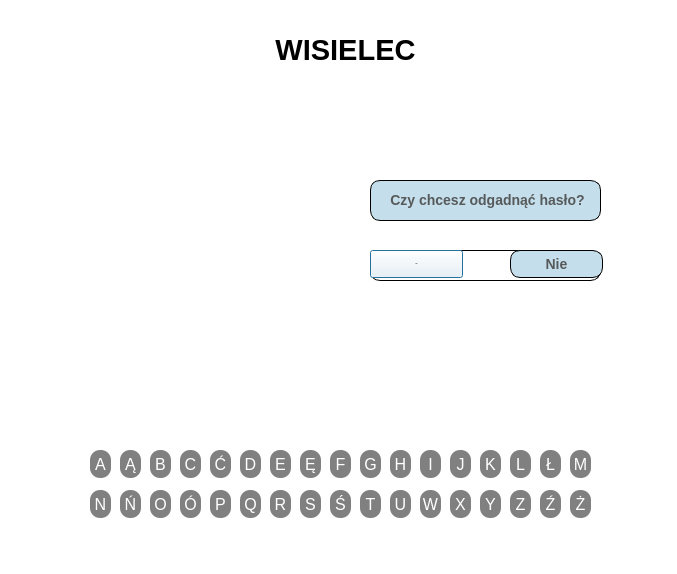
<?xml version="1.0" encoding="UTF-8"?>
<ui version="4.0">
 <class>Dialog</class>
 <widget class="QDialog" name="Dialog">
  <property name="geometry">
   <rect>
    <x>0</x>
    <y>0</y>
    <width>677</width>
    <height>574</height>
   </rect>
  </property>
  <property name="windowTitle">
   <string>Dialog</string>
  </property>
  <property name="styleSheet">
   <string notr="true">background-color: white</string>
  </property>
  <widget class="QLabel" name="question_label">
   <property name="geometry">
    <rect>
     <x>370</x>
     <y>180</y>
     <width>231</width>
     <height>41</height>
    </rect>
   </property>
   <property name="font">
    <font>
     <pointsize>-1</pointsize>
     <weight>75</weight>
     <bold>true</bold>
    </font>
   </property>
   <property name="styleSheet">
    <string notr="true">QLabel {
    color: #565A5B;
    border: 1px solid black;
	font-size: 14px;
    border-radius: 10px;
    background-color: #C5DEEB;
    padding: 3px;
    }

QPushButton:hover {
    background: qradialgradient(
        cx: 0.3, cy: -0.4, fx: 0.3, fy: -0.4,
        radius: 1.35, stop: 0 #fff, stop: 1 #A5E2FF
        );
    }

QPushButton:pressed {
    color: #0B5AE1;
    border-style: inset;
    background: qradialgradient(
        cx: 0.4, cy: -0.1, fx: 0.4, fy: -0.1,
        radius: 1.35, stop: 0 #fff, stop: 1 #D7B5F9
        );
    }</string>
   </property>
   <property name="text">
    <string>&lt;html&gt;&lt;head/&gt;&lt;body&gt;&lt;p align=&quot;center&quot;&gt;Czy chcesz odgadnąć hasło?&lt;/p&gt;&lt;/body&gt;&lt;/html&gt;</string>
   </property>
   <property name="scaledContents">
    <bool>false</bool>
   </property>
   <property name="wordWrap">
    <bool>false</bool>
   </property>
  </widget>
  <widget class="QPushButton" name="yes_pushButton">
   <property name="geometry">
    <rect>
     <x>370</x>
     <y>250</y>
     <width>93</width>
     <height>28</height>
    </rect>
   </property>
   <property name="font">
    <font>
     <pointsize>-1</pointsize>
     <weight>75</weight>
     <bold>true</bold>
    </font>
   </property>
   <property name="styleSheet">
    <string notr="true">QPushButton {
    color: #565A5B;
    border: 1px solid black;
	font-size: 14px;
    border-radius: 10px;
    background-color: #C5DEEB;
    padding: 3px;
    }

QPushButton:hover {
    background: qradialgradient(
        cx: 0.3, cy: -0.4, fx: 0.3, fy: -0.4,
        radius: 1.35, stop: 0 #fff, stop: 1 #A5E2FF
        );
    }

QPushButton:pressed {
    color: #0B5AE1;
    border-style: inset;
    background: qradialgradient(
        cx: 0.4, cy: -0.1, fx: 0.4, fy: -0.1,
        radius: 1.35, stop: 0 #fff, stop: 1 #D7B5F9
        );
    }background-color:silver;</string>
   </property>
   <property name="text">
    <string>Tak</string>
   </property>
  </widget>
  <widget class="QPushButton" name="no_pushButton">
   <property name="geometry">
    <rect>
     <x>510</x>
     <y>250</y>
     <width>93</width>
     <height>28</height>
    </rect>
   </property>
   <property name="font">
    <font>
     <pointsize>-1</pointsize>
     <weight>75</weight>
     <bold>true</bold>
    </font>
   </property>
   <property name="styleSheet">
    <string notr="true">QPushButton {
    color: #565A5B;
    border: 1px solid black;
	font-size: 14px;
    border-radius: 10px;
    background-color: #C5DEEB;
    padding: 3px;
    }

QPushButton:hover {
    background: qradialgradient(
        cx: 0.3, cy: -0.4, fx: 0.3, fy: -0.4,
        radius: 1.35, stop: 0 #fff, stop: 1 #A5E2FF
        );
    }

QPushButton:pressed {
    color: #0B5AE1;
    border-style: inset;
    background: qradialgradient(
        cx: 0.4, cy: -0.1, fx: 0.4, fy: -0.1,
        radius: 1.35, stop: 0 #fff, stop: 1 #D7B5F9
        );
    }</string>
   </property>
   <property name="text">
    <string>Nie</string>
   </property>
  </widget>
  <widget class="QLabel" name="wisielec_label">
   <property name="geometry">
    <rect>
     <x>70</x>
     <y>20</y>
     <width>551</width>
     <height>61</height>
    </rect>
   </property>
   <property name="font">
    <font>
     <pointsize>22</pointsize>
     <weight>75</weight>
     <bold>true</bold>
    </font>
   </property>
   <property name="layoutDirection">
    <enum>Qt::LeftToRight</enum>
   </property>
   <property name="styleSheet">
    <string notr="true">background-color:transparent;</string>
   </property>
   <property name="text">
    <string>&lt;html&gt;&lt;head/&gt;&lt;body&gt;&lt;p align=&quot;center&quot;&gt;&lt;span style=&quot; color:#000000;&quot;&gt;WISIELEC&lt;/span&gt;&lt;/p&gt;&lt;/body&gt;&lt;/html&gt;</string>
   </property>
  </widget>
  <widget class="QPushButton" name="a_pushButton">
   <property name="geometry">
    <rect>
     <x>90</x>
     <y>450</y>
     <width>21</width>
     <height>28</height>
    </rect>
   </property>
   <property name="styleSheet">
    <string notr="true">QPushButton {
                     border-radius: 10px;
                     background-color: grey;
                     color: white;
                     font-size: 16px;
                     }

QPushButton:hover {
                    background-color: #C0C0C0;
					color: yellow
                     }
QPushButton:pressed {
                     background-color: #A9A9A9;
                     }</string>
   </property>
   <property name="text">
    <string>A</string>
   </property>
  </widget>
  <widget class="QPushButton" name="aa_pushButton">
   <property name="geometry">
    <rect>
     <x>120</x>
     <y>450</y>
     <width>21</width>
     <height>28</height>
    </rect>
   </property>
   <property name="styleSheet">
    <string notr="true">QPushButton {
                     border-radius: 10px;
                     background-color: grey;
                     color: white;
                     font-size: 16px;
                     }

QPushButton:hover {
                    background-color: #C0C0C0;
					color: yellow
                     }
QPushButton:pressed {
                     background-color: #A9A9A9;
                     }</string>
   </property>
   <property name="text">
    <string>Ą</string>
   </property>
  </widget>
  <widget class="QPushButton" name="b_pushButton">
   <property name="geometry">
    <rect>
     <x>150</x>
     <y>450</y>
     <width>21</width>
     <height>28</height>
    </rect>
   </property>
   <property name="styleSheet">
    <string notr="true">QPushButton {
                     border-radius: 10px;
                     background-color: grey;
                     color: white;
                     font-size: 16px;
                     }

QPushButton:hover {
                    background-color: #C0C0C0;
					color: yellow
                     }
QPushButton:pressed {
                     background-color: #A9A9A9;
                     }</string>
   </property>
   <property name="text">
    <string>B</string>
   </property>
  </widget>
  <widget class="QPushButton" name="c_pushButton">
   <property name="geometry">
    <rect>
     <x>180</x>
     <y>450</y>
     <width>21</width>
     <height>28</height>
    </rect>
   </property>
   <property name="styleSheet">
    <string notr="true">QPushButton {
                     border-radius: 10px;
                     background-color: grey;
                     color: white;
                     font-size: 16px;
                     }

QPushButton:hover {
                    background-color: #C0C0C0;
					color: yellow
                     }
QPushButton:pressed {
                     background-color: #A9A9A9;
                     }</string>
   </property>
   <property name="inputMethodHints">
    <set>Qt::ImhNone</set>
   </property>
   <property name="text">
    <string>C</string>
   </property>
  </widget>
  <widget class="QPushButton" name="cc_pushButton">
   <property name="geometry">
    <rect>
     <x>210</x>
     <y>450</y>
     <width>21</width>
     <height>28</height>
    </rect>
   </property>
   <property name="styleSheet">
    <string notr="true">QPushButton {
                     border-radius: 10px;
                     background-color: grey;
                     color: white;
                     font-size: 16px;
                     }

QPushButton:hover {
                    background-color: #C0C0C0;
					color: yellow
                     }
QPushButton:pressed {
                     background-color: #A9A9A9;
                     }</string>
   </property>
   <property name="text">
    <string>Ć</string>
   </property>
  </widget>
  <widget class="QPushButton" name="nn_pushButton">
   <property name="geometry">
    <rect>
     <x>120</x>
     <y>490</y>
     <width>21</width>
     <height>28</height>
    </rect>
   </property>
   <property name="styleSheet">
    <string notr="true">QPushButton {
                     border-radius: 10px;
                     background-color: grey;
                     color: white;
                     font-size: 16px;
                     }

QPushButton:hover {
                    background-color: #C0C0C0;
					color: yellow
                     }
QPushButton:pressed {
                     background-color: #A9A9A9;
                     }</string>
   </property>
   <property name="text">
    <string>Ń</string>
   </property>
  </widget>
  <widget class="QPushButton" name="o_pushButton">
   <property name="geometry">
    <rect>
     <x>150</x>
     <y>490</y>
     <width>21</width>
     <height>28</height>
    </rect>
   </property>
   <property name="styleSheet">
    <string notr="true">QPushButton {
                     border-radius: 10px;
                     background-color: grey;
                     color: white;
                     font-size: 16px;
                     }

QPushButton:hover {
                    background-color: #C0C0C0;
					color: yellow
                     }
QPushButton:pressed {
                     background-color: #A9A9A9;
                     }</string>
   </property>
   <property name="text">
    <string>O</string>
   </property>
  </widget>
  <widget class="QPushButton" name="d_pushButton">
   <property name="geometry">
    <rect>
     <x>240</x>
     <y>450</y>
     <width>21</width>
     <height>28</height>
    </rect>
   </property>
   <property name="styleSheet">
    <string notr="true">QPushButton {
                     border-radius: 10px;
                     background-color: grey;
                     color: white;
                     font-size: 16px;
                     }

QPushButton:hover {
                    background-color: #C0C0C0;
					color: yellow
                     }
QPushButton:pressed {
                     background-color: #A9A9A9;
                     }</string>
   </property>
   <property name="text">
    <string>D</string>
   </property>
  </widget>
  <widget class="QPushButton" name="n_pushButton">
   <property name="geometry">
    <rect>
     <x>90</x>
     <y>490</y>
     <width>21</width>
     <height>28</height>
    </rect>
   </property>
   <property name="styleSheet">
    <string notr="true">QPushButton {
                     border-radius: 10px;
                     background-color: grey;
                     color: white;
                     font-size: 16px;
                     }

QPushButton:hover {
                    background-color: #C0C0C0;
					color: yellow
                     }
QPushButton:pressed {
                     background-color: #A9A9A9;
                     }</string>
   </property>
   <property name="text">
    <string>N</string>
   </property>
  </widget>
  <widget class="QPushButton" name="m_pushButton">
   <property name="geometry">
    <rect>
     <x>570</x>
     <y>450</y>
     <width>21</width>
     <height>28</height>
    </rect>
   </property>
   <property name="styleSheet">
    <string notr="true">QPushButton {
                     border-radius: 10px;
                     background-color: grey;
                     color: white;
                     font-size: 16px;
                     }

QPushButton:hover {
                    background-color: #C0C0C0;
					color: yellow
                     }
QPushButton:pressed {
                     background-color: #A9A9A9;
                     }</string>
   </property>
   <property name="text">
    <string>M</string>
   </property>
  </widget>
  <widget class="QPushButton" name="e_pushButton">
   <property name="geometry">
    <rect>
     <x>270</x>
     <y>450</y>
     <width>21</width>
     <height>28</height>
    </rect>
   </property>
   <property name="styleSheet">
    <string notr="true">QPushButton {
                     border-radius: 10px;
                     background-color: grey;
                     color: white;
                     font-size: 16px;
                     }

QPushButton:hover {
                    background-color: #C0C0C0;
					color: yellow
                     }
QPushButton:pressed {
                     background-color: #A9A9A9;
                     }</string>
   </property>
   <property name="text">
    <string>E</string>
   </property>
  </widget>
  <widget class="QPushButton" name="ee_pushButton">
   <property name="geometry">
    <rect>
     <x>300</x>
     <y>450</y>
     <width>21</width>
     <height>28</height>
    </rect>
   </property>
   <property name="styleSheet">
    <string notr="true">QPushButton {
                     border-radius: 10px;
                     background-color: grey;
                     color: white;
                     font-size: 16px;
                     }

QPushButton:hover {
                    background-color: #C0C0C0;
					color: yellow
                     }
QPushButton:pressed {
                     background-color: #A9A9A9;
                     }</string>
   </property>
   <property name="text">
    <string>Ę</string>
   </property>
  </widget>
  <widget class="QPushButton" name="oo_pushButton">
   <property name="geometry">
    <rect>
     <x>180</x>
     <y>490</y>
     <width>21</width>
     <height>28</height>
    </rect>
   </property>
   <property name="styleSheet">
    <string notr="true">QPushButton {
                     border-radius: 10px;
                     background-color: grey;
                     color: white;
                     font-size: 16px;
                     }

QPushButton:hover {
                    background-color: #C0C0C0;
					color: yellow
                     }
QPushButton:pressed {
                     background-color: #A9A9A9;
                     }</string>
   </property>
   <property name="text">
    <string>Ó</string>
   </property>
  </widget>
  <widget class="QPushButton" name="p_pushButton">
   <property name="geometry">
    <rect>
     <x>210</x>
     <y>490</y>
     <width>21</width>
     <height>28</height>
    </rect>
   </property>
   <property name="styleSheet">
    <string notr="true">QPushButton {
                     border-radius: 10px;
                     background-color: grey;
                     color: white;
                     font-size: 16px;
                     }

QPushButton:hover {
                    background-color: #C0C0C0;
					color: yellow
                     }
QPushButton:pressed {
                     background-color: #A9A9A9;
                     }</string>
   </property>
   <property name="text">
    <string>P</string>
   </property>
  </widget>
  <widget class="QPushButton" name="r_pushButton">
   <property name="geometry">
    <rect>
     <x>270</x>
     <y>490</y>
     <width>21</width>
     <height>28</height>
    </rect>
   </property>
   <property name="styleSheet">
    <string notr="true">QPushButton {
                     border-radius: 10px;
                     background-color: grey;
                     color: white;
                     font-size: 16px;
                     }

QPushButton:hover {
                    background-color: #C0C0C0;
					color: yellow
                     }
QPushButton:pressed {
                     background-color: #A9A9A9;
                     }</string>
   </property>
   <property name="text">
    <string>R</string>
   </property>
  </widget>
  <widget class="QPushButton" name="q_pushButton">
   <property name="geometry">
    <rect>
     <x>240</x>
     <y>490</y>
     <width>21</width>
     <height>28</height>
    </rect>
   </property>
   <property name="styleSheet">
    <string notr="true">QPushButton {
                     border-radius: 10px;
                     background-color: grey;
                     color: white;
                     font-size: 16px;
                     }

QPushButton:hover {
                    background-color: #C0C0C0;
					color: yellow
                     }
QPushButton:pressed {
                     background-color: #A9A9A9;
                     }</string>
   </property>
   <property name="text">
    <string>Q</string>
   </property>
  </widget>
  <widget class="QPushButton" name="i_pushButton">
   <property name="geometry">
    <rect>
     <x>420</x>
     <y>450</y>
     <width>21</width>
     <height>28</height>
    </rect>
   </property>
   <property name="styleSheet">
    <string notr="true">QPushButton {
                     border-radius: 10px;
                     background-color: grey;
                     color: white;
                     font-size: 16px;
                     }

QPushButton:hover {
                    background-color: #C0C0C0;
					color: yellow
                     }
QPushButton:pressed {
                     background-color: #A9A9A9;
                     }</string>
   </property>
   <property name="text">
    <string>I</string>
   </property>
  </widget>
  <widget class="QPushButton" name="ll_pushButton">
   <property name="geometry">
    <rect>
     <x>540</x>
     <y>450</y>
     <width>21</width>
     <height>28</height>
    </rect>
   </property>
   <property name="styleSheet">
    <string notr="true">QPushButton {
                     border-radius: 10px;
                     background-color: grey;
                     color: white;
                     font-size: 16px;
                     }

QPushButton:hover {
                    background-color: #C0C0C0;
					color: yellow
                     }
QPushButton:pressed {
                     background-color: #A9A9A9;
                     }</string>
   </property>
   <property name="text">
    <string>Ł</string>
   </property>
  </widget>
  <widget class="QPushButton" name="l_pushButton">
   <property name="geometry">
    <rect>
     <x>510</x>
     <y>450</y>
     <width>21</width>
     <height>28</height>
    </rect>
   </property>
   <property name="styleSheet">
    <string notr="true">QPushButton {
                     border-radius: 10px;
                     background-color: grey;
                     color: white;
                     font-size: 16px;
                     }

QPushButton:hover {
                    background-color: #C0C0C0;
					color: yellow
                     }
QPushButton:pressed {
                     background-color: #A9A9A9;
                     }</string>
   </property>
   <property name="text">
    <string>L</string>
   </property>
  </widget>
  <widget class="QPushButton" name="g_pushButton">
   <property name="geometry">
    <rect>
     <x>360</x>
     <y>450</y>
     <width>21</width>
     <height>28</height>
    </rect>
   </property>
   <property name="styleSheet">
    <string notr="true">QPushButton {
                     border-radius: 10px;
                     background-color: grey;
                     color: white;
                     font-size: 16px;
                     }

QPushButton:hover {
                    background-color: #C0C0C0;
					color: yellow
                     }
QPushButton:pressed {
                     background-color: #A9A9A9;
                     }</string>
   </property>
   <property name="text">
    <string>G</string>
   </property>
  </widget>
  <widget class="QPushButton" name="k_pushButton">
   <property name="geometry">
    <rect>
     <x>480</x>
     <y>450</y>
     <width>21</width>
     <height>28</height>
    </rect>
   </property>
   <property name="styleSheet">
    <string notr="true">QPushButton {
                     border-radius: 10px;
                     background-color: grey;
                     color: white;
                     font-size: 16px;
                     }

QPushButton:hover {
                    background-color: #C0C0C0;
					color: yellow
                     }
QPushButton:pressed {
                     background-color: #A9A9A9;
                     }</string>
   </property>
   <property name="text">
    <string>K</string>
   </property>
  </widget>
  <widget class="QPushButton" name="f_pushButton">
   <property name="geometry">
    <rect>
     <x>330</x>
     <y>450</y>
     <width>21</width>
     <height>28</height>
    </rect>
   </property>
   <property name="styleSheet">
    <string notr="true">QPushButton {
                     border-radius: 10px;
                     background-color: grey;
                     color: white;
                     font-size: 16px;
                     }

QPushButton:hover {
                    background-color: #C0C0C0;
					color: yellow
                     }
QPushButton:pressed {
                     background-color: #A9A9A9;
                     }</string>
   </property>
   <property name="text">
    <string>F</string>
   </property>
  </widget>
  <widget class="QPushButton" name="h_pushButton">
   <property name="geometry">
    <rect>
     <x>390</x>
     <y>450</y>
     <width>21</width>
     <height>28</height>
    </rect>
   </property>
   <property name="styleSheet">
    <string notr="true">QPushButton {
                     border-radius: 10px;
                     background-color: grey;
                     color: white;
                     font-size: 16px;
                     }

QPushButton:hover {
                    background-color: #C0C0C0;
					color: yellow
                     }
QPushButton:pressed {
                     background-color: #A9A9A9;
                     }</string>
   </property>
   <property name="text">
    <string>H</string>
   </property>
  </widget>
  <widget class="QPushButton" name="j_pushButton">
   <property name="geometry">
    <rect>
     <x>450</x>
     <y>450</y>
     <width>21</width>
     <height>28</height>
    </rect>
   </property>
   <property name="styleSheet">
    <string notr="true">QPushButton {
                     border-radius: 10px;
                     background-color: grey;
                     color: white;
                     font-size: 16px;
                     }

QPushButton:hover {
                    background-color: #C0C0C0;
					color: yellow
                     }
QPushButton:pressed {
                     background-color: #A9A9A9;
                     }</string>
   </property>
   <property name="text">
    <string>J</string>
   </property>
  </widget>
  <widget class="QPushButton" name="w_pushButton">
   <property name="geometry">
    <rect>
     <x>420</x>
     <y>490</y>
     <width>21</width>
     <height>28</height>
    </rect>
   </property>
   <property name="styleSheet">
    <string notr="true">QPushButton {
                     border-radius: 10px;
                     background-color: grey;
                     color: white;
                     font-size: 16px;
                     }

QPushButton:hover {
                    background-color: #C0C0C0;
					color: yellow
                     }
QPushButton:pressed {
                     background-color: #A9A9A9;
                     }</string>
   </property>
   <property name="text">
    <string>W</string>
   </property>
  </widget>
  <widget class="QPushButton" name="zzz_pushButton">
   <property name="geometry">
    <rect>
     <x>570</x>
     <y>490</y>
     <width>21</width>
     <height>28</height>
    </rect>
   </property>
   <property name="styleSheet">
    <string notr="true">QPushButton {
                     border-radius: 10px;
                     background-color: grey;
                     color: white;
                     font-size: 16px;
                     }

QPushButton:hover {
                    background-color: #C0C0C0;
					color: yellow
                     }
QPushButton:pressed {
                     background-color: #A9A9A9;
                     }</string>
   </property>
   <property name="text">
    <string>Ż</string>
   </property>
  </widget>
  <widget class="QPushButton" name="zz_pushButton">
   <property name="geometry">
    <rect>
     <x>540</x>
     <y>490</y>
     <width>21</width>
     <height>28</height>
    </rect>
   </property>
   <property name="styleSheet">
    <string notr="true">QPushButton {
                     border-radius: 10px;
                     background-color: grey;
                     color: white;
                     font-size: 16px;
                     }

QPushButton:hover {
                    background-color: #C0C0C0;
					color: yellow
                     }
QPushButton:pressed {
                     background-color: #A9A9A9;
                     }</string>
   </property>
   <property name="text">
    <string>Ź</string>
   </property>
  </widget>
  <widget class="QPushButton" name="t_pushButton">
   <property name="geometry">
    <rect>
     <x>360</x>
     <y>490</y>
     <width>21</width>
     <height>28</height>
    </rect>
   </property>
   <property name="styleSheet">
    <string notr="true">QPushButton {
                     border-radius: 10px;
                     background-color: grey;
                     color: white;
                     font-size: 16px;
                     }

QPushButton:hover {
                    background-color: #C0C0C0;
					color: yellow
                     }
QPushButton:pressed {
                     background-color: #A9A9A9;
                     }</string>
   </property>
   <property name="text">
    <string>T</string>
   </property>
  </widget>
  <widget class="QPushButton" name="z_pushButton">
   <property name="geometry">
    <rect>
     <x>510</x>
     <y>490</y>
     <width>21</width>
     <height>28</height>
    </rect>
   </property>
   <property name="styleSheet">
    <string notr="true">QPushButton {
                     border-radius: 10px;
                     background-color: grey;
                     color: white;
                     font-size: 16px;
                     }

QPushButton:hover {
                    background-color: #C0C0C0;
					color: yellow
                     }
QPushButton:pressed {
                     background-color: #A9A9A9;
                     }</string>
   </property>
   <property name="text">
    <string>Z</string>
   </property>
  </widget>
  <widget class="QPushButton" name="s_pushButton">
   <property name="geometry">
    <rect>
     <x>300</x>
     <y>490</y>
     <width>21</width>
     <height>28</height>
    </rect>
   </property>
   <property name="styleSheet">
    <string notr="true">QPushButton {
                     border-radius: 10px;
                     background-color: grey;
                     color: white;
                     font-size: 16px;
                     }

QPushButton:hover {
                    background-color: #C0C0C0;
					color: yellow
                     }
QPushButton:pressed {
                     background-color: #A9A9A9;
                     }</string>
   </property>
   <property name="text">
    <string>S</string>
   </property>
  </widget>
  <widget class="QPushButton" name="u_pushButton">
   <property name="geometry">
    <rect>
     <x>390</x>
     <y>490</y>
     <width>21</width>
     <height>28</height>
    </rect>
   </property>
   <property name="styleSheet">
    <string notr="true">QPushButton {
                     border-radius: 10px;
                     background-color: grey;
                     color: white;
                     font-size: 16px;
                     }

QPushButton:hover {
                    background-color: #C0C0C0;
					color: yellow
                     }
QPushButton:pressed {
                     background-color: #A9A9A9;
                     }</string>
   </property>
   <property name="text">
    <string>U</string>
   </property>
  </widget>
  <widget class="QPushButton" name="y_pushButton">
   <property name="geometry">
    <rect>
     <x>480</x>
     <y>490</y>
     <width>21</width>
     <height>28</height>
    </rect>
   </property>
   <property name="styleSheet">
    <string notr="true">QPushButton {
                     border-radius: 10px;
                     background-color: grey;
                     color: white;
                     font-size: 16px;
                     }

QPushButton:hover {
                    background-color: #C0C0C0;
					color: yellow
                     }
QPushButton:pressed {
                     background-color: #A9A9A9;
                     }</string>
   </property>
   <property name="text">
    <string>Y</string>
   </property>
  </widget>
  <widget class="QPushButton" name="ss_pushButton">
   <property name="geometry">
    <rect>
     <x>330</x>
     <y>490</y>
     <width>21</width>
     <height>28</height>
    </rect>
   </property>
   <property name="styleSheet">
    <string notr="true">QPushButton {
                     border-radius: 10px;
                     background-color: grey;
                     color: white;
                     font-size: 16px;
                     }

QPushButton:hover {
                    background-color: #C0C0C0;
					color: yellow
                     }
QPushButton:pressed {
                     background-color: #A9A9A9;
                     }</string>
   </property>
   <property name="text">
    <string>Ś</string>
   </property>
  </widget>
  <widget class="QPushButton" name="x_pushButton">
   <property name="geometry">
    <rect>
     <x>450</x>
     <y>490</y>
     <width>21</width>
     <height>28</height>
    </rect>
   </property>
   <property name="styleSheet">
    <string notr="true">QPushButton {
                     border-radius: 10px;
                     background-color: grey;
                     color: white;
                     font-size: 16px;
                     }

QPushButton:hover {
                    background-color: #C0C0C0;
					color: yellow
                     }
QPushButton:pressed {
                     background-color: #A9A9A9;
                     }</string>
   </property>
   <property name="text">
    <string>X</string>
   </property>
  </widget>
  <widget class="QLabel" name="szub1_label">
   <property name="geometry">
    <rect>
     <x>0</x>
     <y>70</y>
     <width>381</width>
     <height>500</height>
    </rect>
   </property>
   <property name="styleSheet">
    <string notr="true">background-color:transparent;</string>
   </property>
   <property name="text">
    <string/>
   </property>
   <property name="pixmap">
    <pixmap>Zdjęcia szubienicy/szub1.png</pixmap>
   </property>
   <property name="scaledContents">
    <bool>true</bool>
   </property>
  </widget>
  <widget class="QLabel" name="szub2_label">
   <property name="geometry">
    <rect>
     <x>0</x>
     <y>70</y>
     <width>381</width>
     <height>500</height>
    </rect>
   </property>
   <property name="styleSheet">
    <string notr="true">background-color:transparent;</string>
   </property>
   <property name="text">
    <string/>
   </property>
   <property name="pixmap">
    <pixmap>../../../Downloads/szub2.png.png</pixmap>
   </property>
  </widget>
  <widget class="QLabel" name="szub4_label">
   <property name="geometry">
    <rect>
     <x>0</x>
     <y>70</y>
     <width>381</width>
     <height>500</height>
    </rect>
   </property>
   <property name="styleSheet">
    <string notr="true">background-color:transparent;</string>
   </property>
   <property name="text">
    <string/>
   </property>
  </widget>
  <widget class="QLabel" name="szub3_label">
   <property name="geometry">
    <rect>
     <x>0</x>
     <y>70</y>
     <width>381</width>
     <height>500</height>
    </rect>
   </property>
   <property name="styleSheet">
    <string notr="true">background-color:transparent;</string>
   </property>
   <property name="text">
    <string/>
   </property>
   <property name="pixmap">
    <pixmap>../../../Downloads/szub3.png.png</pixmap>
   </property>
   <property name="scaledContents">
    <bool>true</bool>
   </property>
  </widget>
  <widget class="QLabel" name="szub5_label">
   <property name="geometry">
    <rect>
     <x>0</x>
     <y>70</y>
     <width>381</width>
     <height>500</height>
    </rect>
   </property>
   <property name="styleSheet">
    <string notr="true">background-color:transparent;</string>
   </property>
   <property name="text">
    <string/>
   </property>
   <property name="pixmap">
    <pixmap>../../../Downloads/szub5.png.png</pixmap>
   </property>
  </widget>
  <widget class="QLabel" name="szub6_label">
   <property name="geometry">
    <rect>
     <x>0</x>
     <y>70</y>
     <width>381</width>
     <height>500</height>
    </rect>
   </property>
   <property name="styleSheet">
    <string notr="true">background-color:transparent;</string>
   </property>
   <property name="text">
    <string/>
   </property>
   <property name="pixmap">
    <pixmap>../../../Downloads/szub6.png.png</pixmap>
   </property>
   <property name="scaledContents">
    <bool>true</bool>
   </property>
  </widget>
  <widget class="QLabel" name="szub7_label">
   <property name="geometry">
    <rect>
     <x>0</x>
     <y>70</y>
     <width>381</width>
     <height>500</height>
    </rect>
   </property>
   <property name="styleSheet">
    <string notr="true">background-color:transparent;</string>
   </property>
   <property name="text">
    <string/>
   </property>
   <property name="pixmap">
    <pixmap>../../../Downloads/szub7.png.png</pixmap>
   </property>
  </widget>
  <widget class="QLabel" name="szub8_label">
   <property name="geometry">
    <rect>
     <x>0</x>
     <y>70</y>
     <width>381</width>
     <height>500</height>
    </rect>
   </property>
   <property name="styleSheet">
    <string notr="true">background-color:transparent;</string>
   </property>
   <property name="text">
    <string/>
   </property>
   <property name="pixmap">
    <pixmap>../../../Downloads/szub8.png.png</pixmap>
   </property>
  </widget>
  <widget class="QLabel" name="szub9_label">
   <property name="geometry">
    <rect>
     <x>0</x>
     <y>70</y>
     <width>381</width>
     <height>500</height>
    </rect>
   </property>
   <property name="styleSheet">
    <string notr="true">background-color:transparent;</string>
   </property>
   <property name="text">
    <string/>
   </property>
   <property name="pixmap">
    <pixmap>../../../Downloads/szub9.png</pixmap>
   </property>
  </widget>
  <widget class="QLineEdit" name="finalword_lineEdit">
   <property name="geometry">
    <rect>
     <x>370</x>
     <y>250</y>
     <width>231</width>
     <height>31</height>
    </rect>
   </property>
   <property name="styleSheet">
    <string notr="true">QLineEdit {
    color: black;
    border: 1px solid black;
	font-size: 14px;
    border-radius: 10px;
    background-color: white;
    padding: 3px;
    }</string>
   </property>
  </widget>
  <zorder>finalword_lineEdit</zorder>
  <zorder>szub2_label</zorder>
  <zorder>szub1_label</zorder>
  <zorder>question_label</zorder>
  <zorder>yes_pushButton</zorder>
  <zorder>no_pushButton</zorder>
  <zorder>wisielec_label</zorder>
  <zorder>a_pushButton</zorder>
  <zorder>aa_pushButton</zorder>
  <zorder>b_pushButton</zorder>
  <zorder>c_pushButton</zorder>
  <zorder>cc_pushButton</zorder>
  <zorder>nn_pushButton</zorder>
  <zorder>o_pushButton</zorder>
  <zorder>d_pushButton</zorder>
  <zorder>n_pushButton</zorder>
  <zorder>m_pushButton</zorder>
  <zorder>e_pushButton</zorder>
  <zorder>ee_pushButton</zorder>
  <zorder>oo_pushButton</zorder>
  <zorder>p_pushButton</zorder>
  <zorder>r_pushButton</zorder>
  <zorder>q_pushButton</zorder>
  <zorder>i_pushButton</zorder>
  <zorder>ll_pushButton</zorder>
  <zorder>l_pushButton</zorder>
  <zorder>g_pushButton</zorder>
  <zorder>k_pushButton</zorder>
  <zorder>f_pushButton</zorder>
  <zorder>h_pushButton</zorder>
  <zorder>j_pushButton</zorder>
  <zorder>w_pushButton</zorder>
  <zorder>zzz_pushButton</zorder>
  <zorder>zz_pushButton</zorder>
  <zorder>t_pushButton</zorder>
  <zorder>z_pushButton</zorder>
  <zorder>s_pushButton</zorder>
  <zorder>u_pushButton</zorder>
  <zorder>y_pushButton</zorder>
  <zorder>ss_pushButton</zorder>
  <zorder>x_pushButton</zorder>
  <zorder>szub4_label</zorder>
  <zorder>szub5_label</zorder>
  <zorder>szub6_label</zorder>
  <zorder>szub7_label</zorder>
  <zorder>szub8_label</zorder>
  <zorder>szub9_label</zorder>
  <zorder>szub3_label</zorder>
 </widget>
 <resources/>
 <connections/>
</ui>
